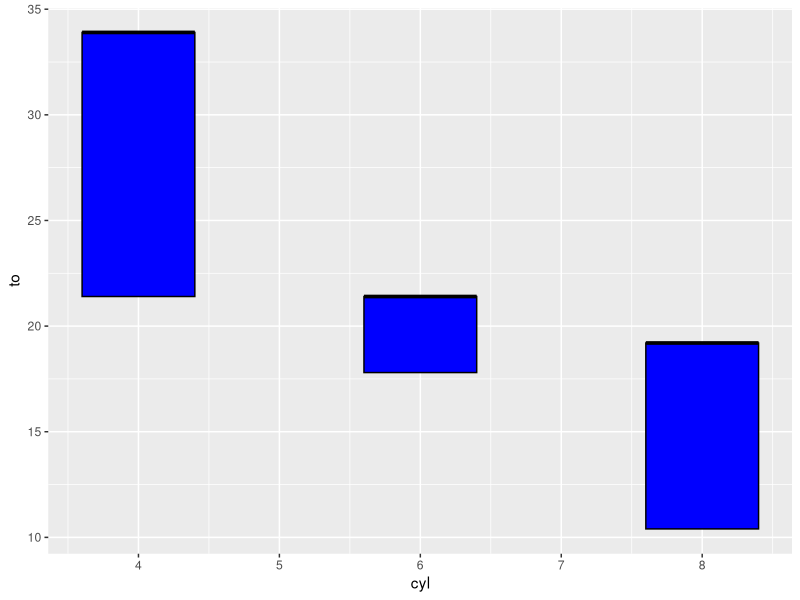

The R source for this figure:
library("ggplot2")
x<-subset(mtcars, mtcars$cyl==4)
x<-range(x$mpg)
y<-subset(mtcars, mtcars$cyl==6)
y<-range(y$mpg)
z<-subset(mtcars, mtcars$cyl==8)
z<-range(z$mpg)
df<-data.frame(cyl=c(4,6,8),from=c(x[1],y[1],z[1]), to=c(x[2],y[2],z[2]))
g <- ggplot(df, aes(cyl,to)) + geom_crossbar(aes(ymin = from, ymax = to), width = 0.8, fill="blue")
g + labs(list(title = "Range of Milles per Gallon (mpg) by Cylindres (cyl)",  x="Cylindres", y="Miles per Gallon"))
